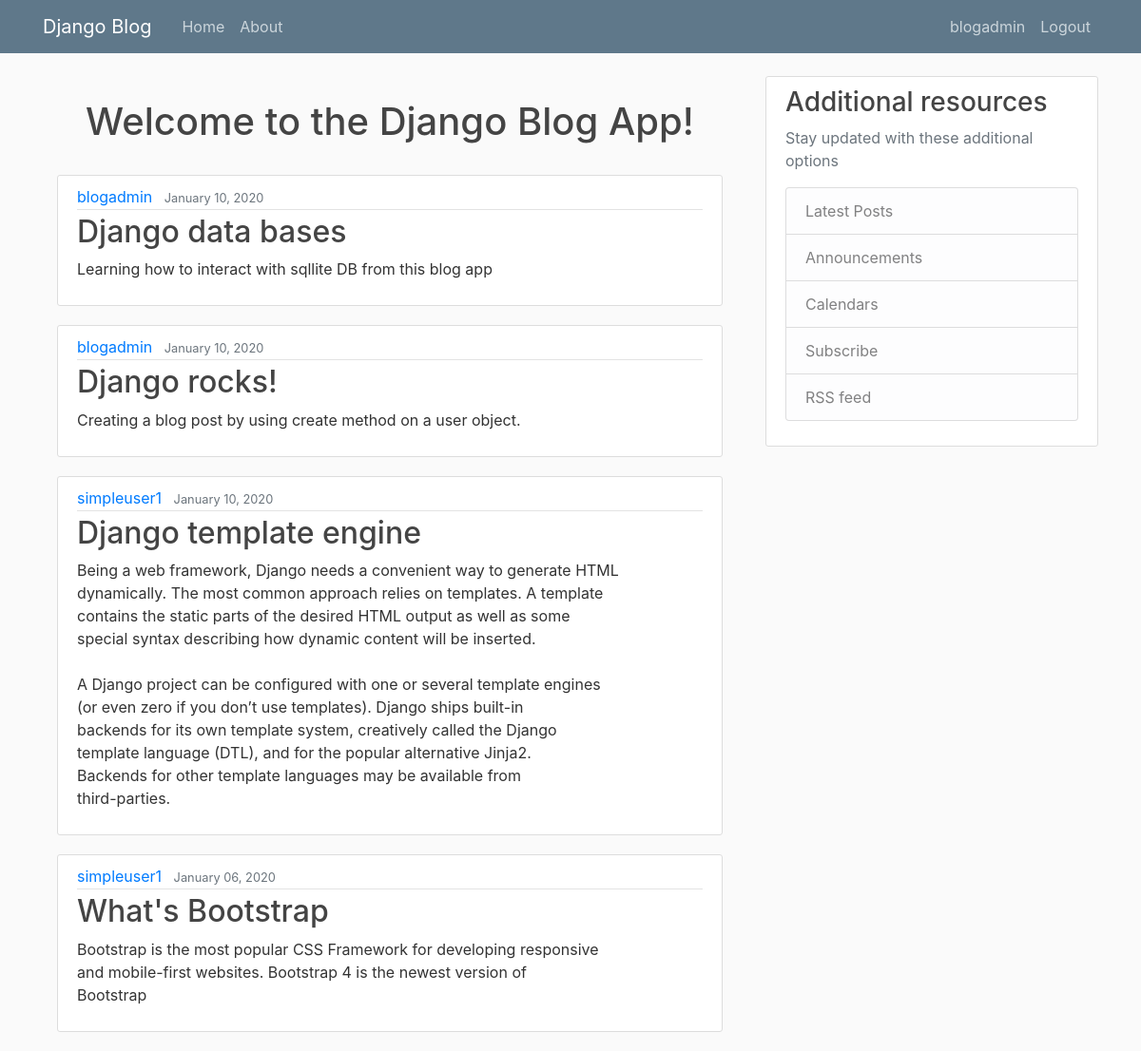
The app's page / (signed in) with its own data.
### blog/models.py (models this page shows, shortened)
class Posts(models.Model):
    title = models.CharField(max_length=100)
    text  = models.TextField()
    user_date_crated = models.DateTimeField(default=timezone.now)
    date_updated = models.DateTimeField(auto_now=True)
    sys_date_created = models.DateTimeField(auto_now_add=True)
    author = models.ForeignKey(User, on_delete=models.CASCADE)

### blog/views.py (the view)
# urls.py: path('', views.home, name='blog-home'),
def home(request):
    db_context = {
        "posts": Posts.objects.all()
    }
    return render(request, 'blog/home.html', db_context)

### blog/templates/blog/home.html
{% extends 'blog/base.html' %}
{% block content %}
    <div class="article-content">
    <h1><center>Welcome to the Django Blog App!</center></h1>
    </div>
    {% for post in posts %}
        <div class="container">
            <article class="media content-section">
              <div class="media-body">
                <div class="article-metadata">
                  <a class="mr-2" href="#">{{ post.author }}</a>
                  <small class="text-muted">{{ post.user_date_crated |date:"F d, Y" }}</small>
                </div>
                <h2><a class="article-title" href="#">{{ post.title }}</a></h2>
                <p class="article-content">{{ post.text }}</p>
              </div>
            </article>
        </div>
    {% endfor %}
{% endblock content %}

### blog/templates/blog/base.html (shortened to what this page needs)
{% load static %}
{% load crispy_forms_tags %}
<!DOCTYPE html>
<html lang="en">
<head>
    <link rel="stylesheet" href="https://maxcdn.bootstrapcdn.com/bootstrap/4.0.0/css/bootstrap.min.css">
    <link rel="stylesheet" type="text/css" href="{% static 'blog/main.css' %}">
</head>
<body>
<header class="site-header">
  <nav class="navbar navbar-expand-md navbar-dark bg-steel fixed-top">
    <div class="container">
      <a class="navbar-brand mr-4" href="{% url 'blog-home' %}">Django Blog</a>
      <div class="collapse navbar-collapse" id="navbarToggle">
        <div class="navbar-nav mr-auto">
          <a class="nav-item nav-link" href="{% url 'blog-home' %}">Home</a>
          <a class="nav-item nav-link" href="{% url 'blog-about' %}">About</a>
        </div>
        <div class="navbar-nav">
            {% if user.is_authenticated %}
              <a class="nav-item nav-link" href="{% url 'profile' %}">{{ user.username }}</a>
              <a class="nav-item nav-link" href="{% url 'logout' %}">Logout</a>
            {% else %}
              <a class="nav-item nav-link" href="{% url 'login' %}">Login</a>
              <a class="nav-item nav-link" href="{% url 'registration' %}">Register</a>
            {% endif %}
        </div>
      </div>
    </div>
  </nav>
</header>
<main role="main" class="container">
  <div class="row">
    <div class="col-md-8">
      {% block content %}{% endblock %}
    </div>
    <div class="col-md-4">
      <div class="content-section">
        <h3>Additional resources</h3>
        <p class='text-muted'>Stay updated with these additional options
          <ul class="list-group">
            <li class="list-group-item list-group-item-light">Latest Posts</li>
            <li class="list-group-item list-group-item-light">Announcements</li>
            <li class="list-group-item list-group-item-light">Calendars</li>
            <li class="list-group-item list-group-item-light">Subscribe</li>
            <li class="list-group-item list-group-item-light">RSS feed</li>
          </ul>
        </p>
      </div>
    </div>
  </div>
</main>
</body>
</html>

### blog/static/blog/main.css (style rules this page uses)
body { background: #fafafa; color: #333333; margin-top: 5rem; }
h1, h2, h3, h4, h5, h6 { color: #444444; }
ul { margin: 0; }
.bg-steel { background-color: #5f788a; }
.site-header .navbar-nav .nav-link { color: #cbd5db; }
.content-section { background: #ffffff; padding: 10px 20px; border: 1px solid #dddddd; border-radius: 3px; margin-bottom: 20px; }
.article-title { color: #444444; }
.article-content { white-space: pre-line; }
.article-metadata { padding-bottom: 1px; margin-bottom: 4px; border-bottom: 1px solid #e3e3e3 }

### records on screen
Posts: author "blogadmin", user_date_crated "January 10, 2020", title "Django data bases", text "Learning how to interact with sqllite DB from this blog app"
Posts: author "blogadmin", user_date_crated "January 10, 2020", title "Django rocks!", text "Creating a blog post by using create method on a user object."
Posts: author "simpleuser1", user_date_crated "January 10, 2020", title "Django template engine", text "Being a web framework, Django needs a convenient way to generate HTML dynamically. The most common approach relies on templates. A template contains the static parts of the desired HTML output as well as some special syntax describing how dynamic content will be inserted. A Django project can be configured with one or several template engines (or even zero if you don’t use templates). Django ships built-in backends for its own template system, creatively called the Django template language (DTL), and for the popular alternative Jinja2. Backends for other template languages may be available from third-parties."
Posts: author "simpleuser1", user_date_crated "January 06, 2020", title "What's Bootstrap", text "Bootstrap is the most popular CSS Framework for developing responsive and mobile-first websites. Bootstrap 4 is the newest version of Bootstrap"

### other values on screen
{{ user.username }} "blogadmin"
